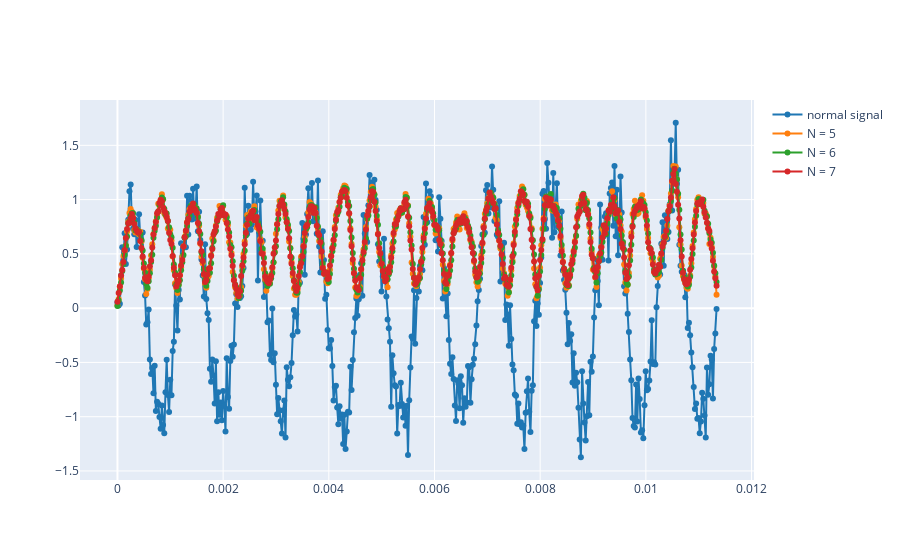

The notebook cell this image was saved under:
### Markdown cell above
2.2 Load your reference signal and calculate its envelope using the function you designed. Plot the reference signal and envelope in the same figure.

### Code cell
# Write your code here
#!git clone https://github.com/FrancescXarrie/-sis1_group4.git
filepath = "./-sis1_group4/44733__casualdave__601e.wav"
ref, fs = load_audio(filepath)
import numpy as np
import matplotlib.pyplot as plt
# we wanted to observe better the effects of FIR on a more real signal, that's this code

# Parameters
n_samples = 500  # Number of samples
t = np.linspace(0, 10, n_samples)  # Time vector
frequency = 1.0  # Frequency of the sine wave (in Hz)
amplitude = 1.0  # Amplitude of the sine wave
noise_stddev = 0.2  # Standard deviation of noise

# Generate a noisy sine wave signal
x = amplitude * np.sin(2 * np.pi * frequency * t) + noise_stddev * np.random.randn(n_samples)
a = envelope(x, 5)
b = envelope(x, 6)
c = envelope(x, 7)
plot_signals([x, a, b, c], fs, name=['normal signal','N = 5', 'N = 6', 'N = 7'], mode='lines+markers')

### Figure 1 — Plotly figure (JSON) as saved in the notebook; plotly's stock layout.template omitted (floating-point values rounded to 4 significant figures; data arrays with more than 128 entries replaced by an {"elided": "..."} marker saying what was removed)
{"data": [{"line": {"color": "#1f77b4", "shape": "linear"}, "mode": "lines+markers", "name": "normal signal", "type": "scatter", "x": {"elided": "500 float values"}, "y": {"elided": "500 float values"}}, {"line": {"color": "#ff7f0e", "shape": "linear"}, "mode": "lines+markers", "name": "N = 5", "type": "scatter", "x": {"elided": "500 float values"}, "y": {"elided": "500 float values"}}, {"line": {"color": "#2ca02c", "shape": "linear"}, "mode": "lines+markers", "name": "N = 6", "type": "scatter", "x": {"elided": "500 float values"}, "y": {"elided": "500 float values"}}, {"line": {"color": "#d62728", "shape": "linear"}, "mode": "lines+markers", "name": "N = 7", "type": "scatter", "x": {"elided": "500 float values"}, "y": {"elided": "500 float values"}}], "layout": {}}
